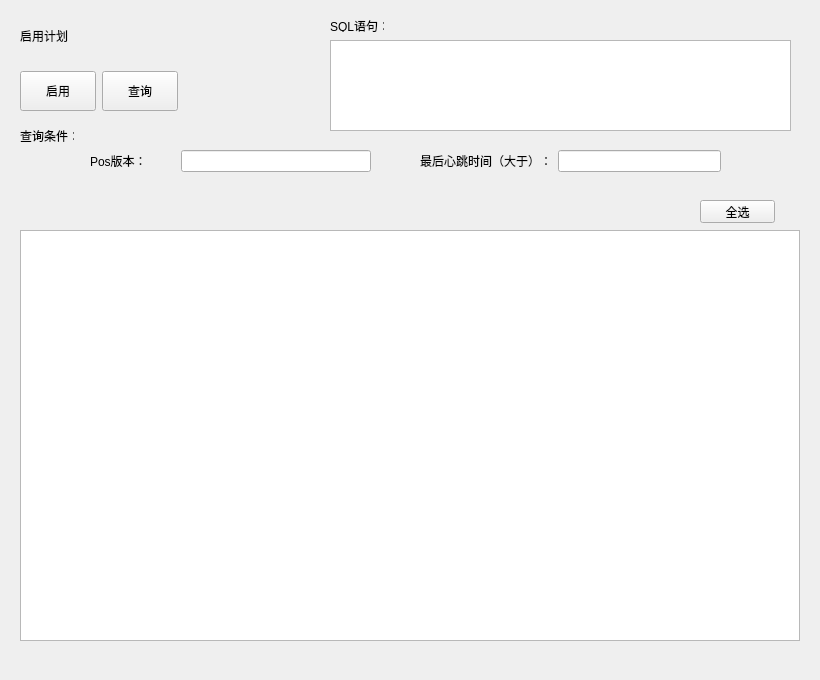
<?xml version="1.0" encoding="UTF-8"?>
<ui version="4.0">
 <class>UsingPlanWidget</class>
 <widget class="QWidget" name="UsingPlanWidget">
  <property name="geometry">
   <rect>
    <x>0</x>
    <y>0</y>
    <width>820</width>
    <height>680</height>
   </rect>
  </property>
  <property name="windowTitle">
   <string>Form</string>
  </property>
  <widget class="QLabel" name="TitleLable">
   <property name="geometry">
    <rect>
     <x>20</x>
     <y>20</y>
     <width>131</width>
     <height>31</height>
    </rect>
   </property>
   <property name="styleSheet">
    <string notr="true">font: 75 16pt &quot;楷体&quot;;</string>
   </property>
   <property name="text">
    <string>启用计划</string>
   </property>
  </widget>
  <widget class="QLabel" name="PosLable">
   <property name="geometry">
    <rect>
     <x>20</x>
     <y>200</y>
     <width>381</width>
     <height>16</height>
    </rect>
   </property>
   <property name="text">
    <string/>
   </property>
  </widget>
  <widget class="QTableWidget" name="tableWidget">
   <property name="geometry">
    <rect>
     <x>20</x>
     <y>230</y>
     <width>780</width>
     <height>411</height>
    </rect>
   </property>
  </widget>
  <widget class="QLabel" name="TitleLable_2">
   <property name="geometry">
    <rect>
     <x>20</x>
     <y>130</y>
     <width>54</width>
     <height>12</height>
    </rect>
   </property>
   <property name="text">
    <string>查询条件：</string>
   </property>
  </widget>
  <widget class="QWidget" name="layoutWidget">
   <property name="geometry">
    <rect>
     <x>90</x>
     <y>150</y>
     <width>281</width>
     <height>22</height>
    </rect>
   </property>
   <layout class="QHBoxLayout" name="horizontalLayout_3">
    <item>
     <widget class="QLabel" name="TitleLable_4">
      <property name="minimumSize">
       <size>
        <width>85</width>
        <height>20</height>
       </size>
      </property>
      <property name="text">
       <string>Pos版本：</string>
      </property>
     </widget>
    </item>
    <item>
     <widget class="QLineEdit" name="PosVerLe"/>
    </item>
   </layout>
  </widget>
  <widget class="QWidget" name="layoutWidget_2">
   <property name="geometry">
    <rect>
     <x>420</x>
     <y>150</y>
     <width>301</width>
     <height>22</height>
    </rect>
   </property>
   <layout class="QHBoxLayout" name="horizontalLayout_4">
    <item>
     <widget class="QLabel" name="TitleLable_5">
      <property name="minimumSize">
       <size>
        <width>100</width>
        <height>20</height>
       </size>
      </property>
      <property name="text">
       <string>最后心跳时间（大于）：</string>
      </property>
     </widget>
    </item>
    <item>
     <widget class="QLineEdit" name="PosHeartBeatLe"/>
    </item>
   </layout>
  </widget>
  <widget class="QTableView" name="tableView">
   <property name="geometry">
    <rect>
     <x>340</x>
     <y>40</y>
     <width>261</width>
     <height>81</height>
    </rect>
   </property>
  </widget>
  <widget class="QPushButton" name="AllChooseBtn">
   <property name="geometry">
    <rect>
     <x>700</x>
     <y>200</y>
     <width>75</width>
     <height>23</height>
    </rect>
   </property>
   <property name="text">
    <string>全选</string>
   </property>
  </widget>
  <widget class="QWidget" name="layoutWidget">
   <property name="geometry">
    <rect>
     <x>20</x>
     <y>70</y>
     <width>158</width>
     <height>42</height>
    </rect>
   </property>
   <layout class="QHBoxLayout" name="horizontalLayout">
    <item>
     <widget class="QPushButton" name="StartBtn">
      <property name="minimumSize">
       <size>
        <width>75</width>
        <height>40</height>
       </size>
      </property>
      <property name="text">
       <string>启用</string>
      </property>
     </widget>
    </item>
    <item>
     <widget class="QPushButton" name="pushButton">
      <property name="minimumSize">
       <size>
        <width>75</width>
        <height>40</height>
       </size>
      </property>
      <property name="text">
       <string>查询</string>
      </property>
     </widget>
    </item>
   </layout>
  </widget>
  <widget class="QTextEdit" name="textEdit">
   <property name="geometry">
    <rect>
     <x>330</x>
     <y>40</y>
     <width>461</width>
     <height>91</height>
    </rect>
   </property>
  </widget>
  <widget class="QLabel" name="label">
   <property name="geometry">
    <rect>
     <x>330</x>
     <y>20</y>
     <width>54</width>
     <height>12</height>
    </rect>
   </property>
   <property name="text">
    <string>SQL语句：</string>
   </property>
  </widget>
 </widget>
 <resources/>
 <connections/>
</ui>
